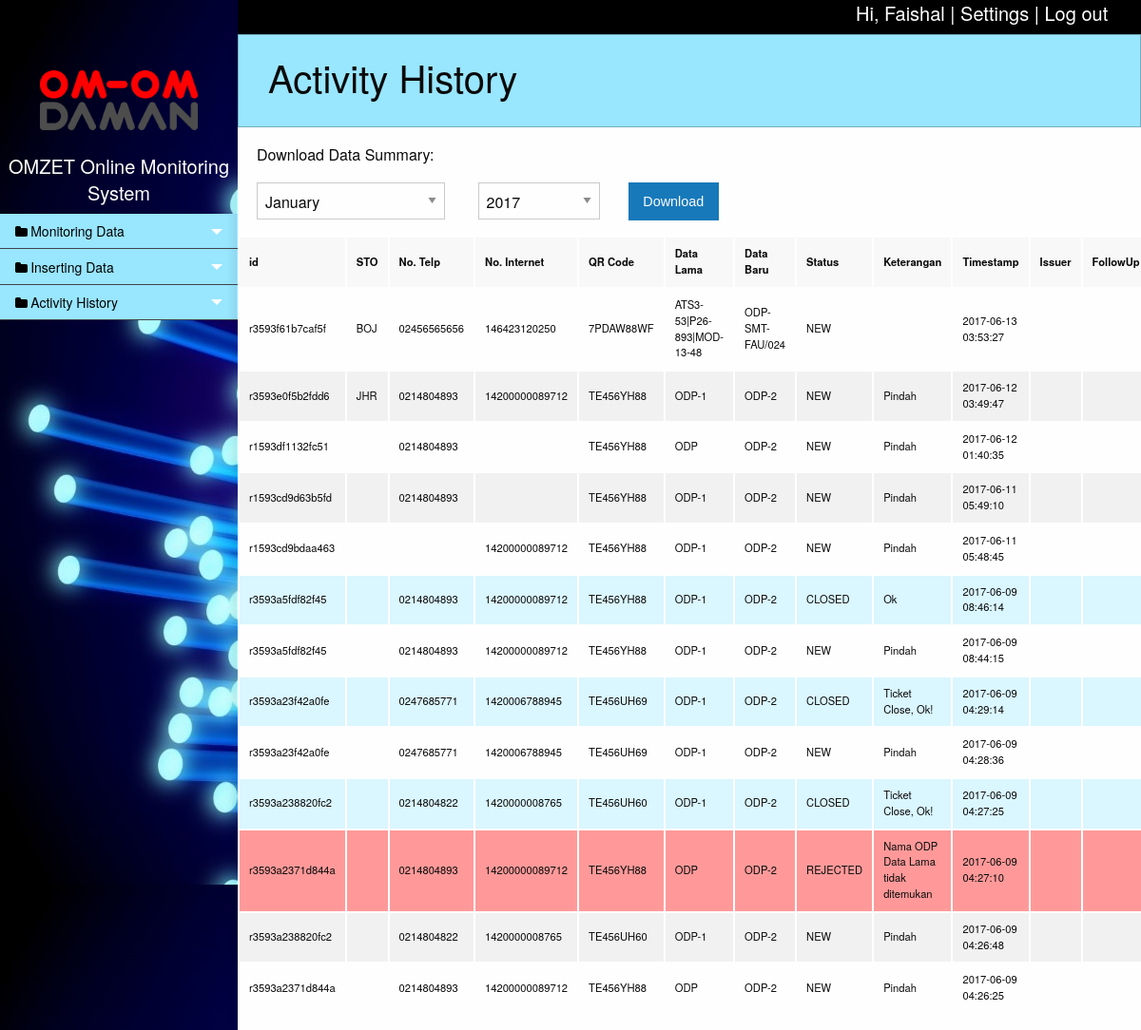
Page /history.php (signed in) on the committed database.
### tables this page shows
CREATE TABLE `tb_account` (
  `email` varchar(30) NOT NULL,
  `password` varchar(32) NOT NULL,
  `fname` varchar(20) NOT NULL,
  `lname` varchar(20) NOT NULL,
  `phone` varchar(20) NOT NULL,
  `acctype` varchar(20) NOT NULL,
  `sto` varchar(3) NOT NULL
);

CREATE TABLE `tb_history` (
  `id` varchar(15) NOT NULL,
  `sto` varchar(3) NOT NULL,
  `no_telp` varchar(30) NOT NULL,
  `no_internet` varchar(30) NOT NULL,
  `qr` varchar(12) NOT NULL,
  `data_lama` varchar(50) NOT NULL,
  `data_baru` varchar(50) NOT NULL,
  `status` varchar(20) NOT NULL,
  `keterangan` varchar(50) NOT NULL,
  `tanggal` timestamp NOT NULL DEFAULT CURRENT_TIMESTAMP ON UPDATE CURRENT_TIMESTAMP,
  `issuer` varchar(30) NOT NULL,
  `followup` varchar(30) NOT NULL
);

### function/session.php (called while the page is built, shortened)
<?php
	include('database.php');
	$user_email=$_SESSION['login_user'];
	$query=mysqli_query($con, "SELECT * FROM tb_account WHERE email='".$user_email."'");
	$row=mysqli_fetch_assoc($query);
	$login_fname=$row['fname'];
?>

### function/omom.php (the view, shortened to what this page needs)
<?php
	function viewData($opt,$acctype){
		include('database.php');
		switch ($opt){
			case 4:
				$tb='tb_history';
				break;
		}
		if($opt==1 || $opt==2 || $opt==3){
			$query=mysqli_query($con, "SELECT * FROM ".$tb);
		}
		else{
			$query=mysqli_query($con, "SELECT * FROM `tb_history` ORDER BY `tb_history`.`tanggal` DESC ");
		}
		if(mysqli_num_rows($query)>0){
			while ($row = mysqli_fetch_array($query)){
				if($opt==4){
					if($row['status']=="CLOSED"){
						echo '<tr style="background-color:#daf6ff">';
					}elseif($row['status']=="REJECTED"){
						echo '<tr style="background-color:#ff9999">';
					}else{
						echo '<tr>';
					}
					$isquery=mysqli_query($con, "SELECT fname FROM tb_account WHERE email='".$row['issuer']."'");
					$isrow=mysqli_fetch_assoc($isquery);
					$fuquery=mysqli_query($con, "SELECT fname FROM tb_account WHERE email='".$row['followup']."'");
					$furow=mysqli_fetch_assoc($fuquery);
					echo
					'<td>'.$row['id'].'</td>
					 <td>'.$row['sto'].'</td>
					 <td>'.$row['no_telp'].'</td>
					 <td>'.$row['no_internet'].'</td>
					 <td>'.$row['qr'].'</td>
					 <td>'.$row['data_lama'].'</td>
					 <td>'.$row['data_baru'].'</td>
					 <td>'.$row['status'].'</td>
					 <td>'.$row['keterangan'].'</td>
					 <td>'.$row['tanggal'].'</td>
					 <td><a href="profile.php?vemail='.$row['issuer'].'">'.$isrow['fname'].'</a></td>
					 <td><a href="profile.php?vemail='.$row['followup'].'">'.$furow['fname'].'</a></td>
					 </tr>';
				}
			}
		}else{
			echo
			'<tr>
			 <td colspan="10" style="text-align:center">There is no data at the moment.</td>
			 </tr>';
		}
	}
?>

### history.php (shortened to what this page needs)
<?php
include('function/session.php');
include('function/omom.php');
?>
<!doctype html>
<html class="no-js" lang="en">
<head>
  <link rel="stylesheet" href="css/foundation.css">
  <link rel="stylesheet" href="css/app.css">
  <link rel="stylesheet" href="css/custom.css">
  <link rel="stylesheet" href="css/pace.css" />
  <link rel="stylesheet" type="text/css" href="font/foundation-icons.css" />
  <link href="http://cdnjs.cloudflare.com/ajax/libs/font-awesome/4.3.0/css/font-awesome.css" rel="stylesheet" type='text/css'>
</head>
<body>
  <div class="off-canvas-wrapper">
    <div class="large-12 bg-black">
      <div class="row small-3 small-offset-9 show-for-large">
        <h5>Hi, <a href="profile.php"><?php echo $login_fname; ?></a> | <a href="settings.php">Settings</a> | <a href="function/logout.php">Log out</a></h5>
      </div>
    </div>
    <div class="off-canvas-wrapper-inner" data-off-canvas-wrapper>
      <div class="off-canvas position-left reveal-for-large" id="my-info" data-off-canvas data-position="left">
        <div class="medium-12">
          <br>
          <div class="row medium-8">
            <img style="margin-top: 50px;" src="image/omom.png">
          </div>
          <br>
          <a href="dashboard.php"><h5 style="color:white"><center>OMZET Online Monitoring System</center></h5></a>
          <div class="row small-12">
            <ul class="multilevel-accordion-menu vertical menu" data-accordion-menu>
              <li>
                <a href="#">Monitoring Data</a>
              </li>
              <li>
                <a href="#">Inserting Data</a>
              </li>
              <li>
                <a href="#">Activity History</a>
              </li>
         </ul>
       </div>
     </div>
   </div>
   <div class="off-canvas-content" data-off-canvas-content>
    <div class="callout primary">
      <div class="row column">
        <h2>Activity History</h2>
      </div>
    </div>
    <div class="row medium-12">
      <p class="inner">Download Data Summary:
        <form target="_blank" action="function/download.php" method="post">
          <div class="medium-3 columns inner">
            <select name="m">
              <option value="01">January</option>
            </select>
          </div>
          <div class="medium-2 columns">
            <select id="selectYear" name="y"></select>
          </div>
          <div class="medium-7 columns">
            <label>
              <button class="button" type="submit" name="download">Download</button>
            </label>
          </div>
        </form>
        <table>
          <thead>
            <tr>
              <th>id</th>
              <th>STO</th>
              <th>No. Telp</th>
              <th>No. Internet</th>
              <th>QR Code</th>
              <th>Data Lama</th>
              <th>Data Baru</th>
              <th>Status</th>
              <th>Keterangan</th>
              <th>Timestamp</th>
              <th>Issuer</th>
              <th>FollowUp</th>
            </tr>
          </thead>
          <tbody>
            <?php
            viewData(4,$login_acctype);
            ?>
          </tbody>
        </table>
      </div>
    </div>
  </div>
</div>
</body>
</html>

### css/custom.css (style rules this page uses)
.inner { padding-right: 20px; padding-left: 20px; }
.bg-black { background-color: black; color: white; }
.bg-black .row h5 a { color: white; }

### rows in the picture
tb_account: fname "Faishal"
tb_history: id "r3593f61b7caf5f", sto "BOJ", no_telp "02456565656", no_internet "146423120250", qr "7PDAW88WF", data_lama "ATS3-53|P26-893|MOD-13-48", data_baru "ODP-SMT-FAU/024", status "NEW", tanggal "2017-06-13 03:53:27"
tb_history: id "r3593e0f5b2fdd6", sto "JHR", no_telp "0214804893", no_internet "14200000089712", qr "TE456YH88", data_lama "ODP-1", data_baru "ODP-2", status "NEW", keterangan "Pindah", tanggal "2017-06-12 03:49:47"
tb_history: id "r1593df1132fc51", no_telp "0214804893", qr "TE456YH88", data_lama "ODP", data_baru "ODP-2", status "NEW", keterangan "Pindah", tanggal "2017-06-12 01:40:35"
tb_history: id "r1593cd9d63b5fd", no_telp "0214804893", qr "TE456YH88", data_lama "ODP-1", data_baru "ODP-2", status "NEW", keterangan "Pindah", tanggal "2017-06-11 05:49:10"
tb_history: id "r1593cd9bdaa463", no_internet "14200000089712", qr "TE456YH88", data_lama "ODP-1", data_baru "ODP-2", status "NEW", keterangan "Pindah", tanggal "2017-06-11 05:48:45"
tb_history: id "r3593a5fdf82f45", no_telp "0214804893", no_internet "14200000089712", qr "TE456YH88", data_lama "ODP-1", data_baru "ODP-2", status "CLOSED", keterangan "Ok", tanggal "2017-06-09 08:46:14"
tb_history: id "r3593a5fdf82f45", no_telp "0214804893", no_internet "14200000089712", qr "TE456YH88", data_lama "ODP-1", data_baru "ODP-2", status "NEW", keterangan "Pindah", tanggal "2017-06-09 08:44:15"
tb_history: id "r3593a23f42a0fe", no_telp "0247685771", no_internet "1420006788945", qr "TE456UH69", data_lama "ODP-1", data_baru "ODP-2", status "CLOSED", keterangan "Ticket Close, Ok!", tanggal "2017-06-09 04:29:14"
tb_history: id "r3593a23f42a0fe", no_telp "0247685771", no_internet "1420006788945", qr "TE456UH69", data_lama "ODP-1", data_baru "ODP-2", status "NEW", keterangan "Pindah", tanggal "2017-06-09 04:28:36"
tb_history: id "r3593a238820fc2", no_telp "0214804822", no_internet "1420000008765", qr "TE456UH60", data_lama "ODP-1", data_baru "ODP-2", status "CLOSED", keterangan "Ticket Close, Ok!", tanggal "2017-06-09 04:27:25"
tb_history: id "r3593a2371d844a", no_telp "0214804893", no_internet "14200000089712", qr "TE456YH88", data_lama "ODP", data_baru "ODP-2", status "REJECTED", keterangan "Nama ODP Data Lama tidak ditemukan", tanggal "2017-06-09 04:27:10"
tb_history: id "r3593a238820fc2", no_telp "0214804822", no_internet "1420000008765", qr "TE456UH60", data_lama "ODP-1", data_baru "ODP-2", status "NEW", keterangan "Pindah", tanggal "2017-06-09 04:26:48"
tb_history: id "r3593a2371d844a", no_telp "0214804893", no_internet "14200000089712", qr "TE456YH88", data_lama "ODP", data_baru "ODP-2", status "NEW", keterangan "Pindah", tanggal "2017-06-09 04:26:25"
